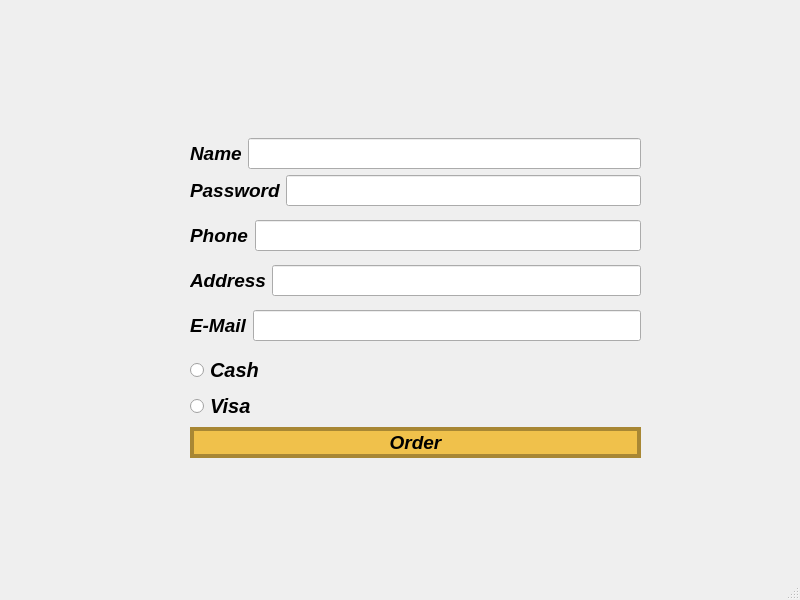
<?xml version="1.0" encoding="UTF-8"?>
<ui version="4.0">
 <class>confirm_window</class>
 <widget class="QMainWindow" name="confirm_window">
  <property name="geometry">
   <rect>
    <x>0</x>
    <y>0</y>
    <width>800</width>
    <height>600</height>
   </rect>
  </property>
  <property name="windowTitle">
   <string>MainWindow</string>
  </property>
  <widget class="QWidget" name="centralwidget">
   <widget class="QWidget" name="">
    <property name="geometry">
     <rect>
      <x>190</x>
      <y>130</y>
      <width>451</width>
      <height>340</height>
     </rect>
    </property>
    <layout class="QVBoxLayout" name="verticalLayout_3">
     <item>
      <layout class="QVBoxLayout" name="verticalLayout">
       <item>
        <layout class="QHBoxLayout" name="horizontalLayout">
         <item>
          <widget class="QLabel" name="label">
           <property name="font">
            <font>
             <pointsize>14</pointsize>
             <weight>75</weight>
             <italic>true</italic>
             <bold>true</bold>
            </font>
           </property>
           <property name="text">
            <string>Name</string>
           </property>
          </widget>
         </item>
         <item>
          <widget class="QLineEdit" name="lineEdit">
           <property name="font">
            <font>
             <pointsize>14</pointsize>
             <weight>75</weight>
             <italic>true</italic>
             <bold>true</bold>
            </font>
           </property>
          </widget>
         </item>
        </layout>
       </item>
       <item>
        <layout class="QHBoxLayout" name="horizontalLayout_2">
         <item>
          <widget class="QLabel" name="label_2">
           <property name="font">
            <font>
             <pointsize>14</pointsize>
             <weight>75</weight>
             <italic>true</italic>
             <bold>true</bold>
            </font>
           </property>
           <property name="text">
            <string>Password</string>
           </property>
          </widget>
         </item>
         <item>
          <widget class="QLineEdit" name="lineEdit_2">
           <property name="font">
            <font>
             <pointsize>14</pointsize>
             <weight>75</weight>
             <italic>true</italic>
             <bold>true</bold>
            </font>
           </property>
          </widget>
         </item>
        </layout>
       </item>
      </layout>
     </item>
     <item>
      <layout class="QHBoxLayout" name="horizontalLayout_5">
       <item>
        <widget class="QLabel" name="label_3">
         <property name="font">
          <font>
           <pointsize>14</pointsize>
           <weight>75</weight>
           <italic>true</italic>
           <bold>true</bold>
          </font>
         </property>
         <property name="text">
          <string>Phone</string>
         </property>
        </widget>
       </item>
       <item>
        <widget class="QLineEdit" name="lineEdit_3">
         <property name="font">
          <font>
           <pointsize>14</pointsize>
           <weight>75</weight>
           <italic>true</italic>
           <bold>true</bold>
          </font>
         </property>
        </widget>
       </item>
      </layout>
     </item>
     <item>
      <layout class="QHBoxLayout" name="horizontalLayout_3">
       <item>
        <widget class="QLabel" name="label_4">
         <property name="font">
          <font>
           <pointsize>14</pointsize>
           <weight>75</weight>
           <italic>true</italic>
           <bold>true</bold>
          </font>
         </property>
         <property name="text">
          <string>Address</string>
         </property>
        </widget>
       </item>
       <item>
        <widget class="QLineEdit" name="lineEdit_4">
         <property name="font">
          <font>
           <pointsize>14</pointsize>
           <weight>75</weight>
           <italic>true</italic>
           <bold>true</bold>
          </font>
         </property>
        </widget>
       </item>
      </layout>
     </item>
     <item>
      <layout class="QHBoxLayout" name="horizontalLayout_4">
       <item>
        <widget class="QLabel" name="label_5">
         <property name="font">
          <font>
           <pointsize>14</pointsize>
           <weight>75</weight>
           <italic>true</italic>
           <bold>true</bold>
          </font>
         </property>
         <property name="text">
          <string>E-Mail</string>
         </property>
        </widget>
       </item>
       <item>
        <widget class="QLineEdit" name="lineEdit_5">
         <property name="font">
          <font>
           <pointsize>14</pointsize>
           <weight>75</weight>
           <italic>true</italic>
           <bold>true</bold>
          </font>
         </property>
        </widget>
       </item>
      </layout>
     </item>
     <item>
      <layout class="QVBoxLayout" name="verticalLayout_2">
       <item>
        <widget class="QRadioButton" name="radioButton">
         <property name="font">
          <font>
           <pointsize>15</pointsize>
           <weight>75</weight>
           <italic>true</italic>
           <bold>true</bold>
          </font>
         </property>
         <property name="text">
          <string>Cash</string>
         </property>
        </widget>
       </item>
       <item>
        <widget class="QRadioButton" name="radioButton_2">
         <property name="font">
          <font>
           <pointsize>15</pointsize>
           <weight>75</weight>
           <italic>true</italic>
           <bold>true</bold>
          </font>
         </property>
         <property name="text">
          <string>Visa</string>
         </property>
        </widget>
       </item>
       <item>
        <widget class="QPushButton" name="pushButton">
         <property name="font">
          <font>
           <pointsize>14</pointsize>
           <weight>75</weight>
           <italic>true</italic>
           <bold>true</bold>
          </font>
         </property>
         <property name="styleSheet">
          <string notr="true">background-color: rgb(240, 193, 75);
border-color: rgb(168, 135, 52);
border-width:4px;
border-style:solid;</string>
         </property>
         <property name="text">
          <string>Order</string>
         </property>
        </widget>
       </item>
      </layout>
     </item>
    </layout>
   </widget>
  </widget>
  <widget class="QMenuBar" name="menubar">
   <property name="geometry">
    <rect>
     <x>0</x>
     <y>0</y>
     <width>800</width>
     <height>26</height>
    </rect>
   </property>
  </widget>
  <widget class="QStatusBar" name="statusbar"/>
 </widget>
 <resources/>
 <connections/>
</ui>
